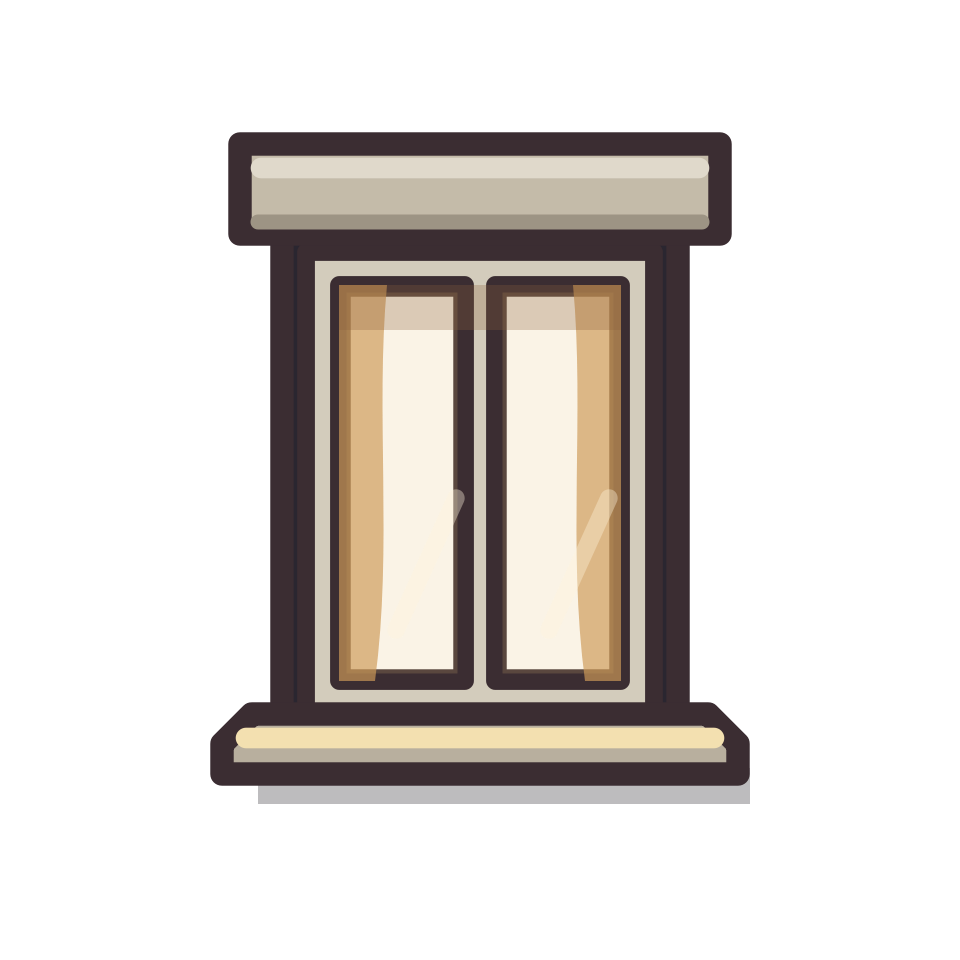
#> input picture tools/trailer/window/apartment-window-frame.png, 960 x 960 px
$ python art-rulers.py trailer/window/apartment-window-frame.png out.png --scale 1.0
#> lines starting #> are read from the running program, lines starting #| are printed output that depends on the picture
#> in main, picture is the input picture: PIL image 960x960 RGBA; mean R, G, B, A 46.4, 39.7, 32.6, 68.6
#!/usr/bin/env python3
"""Puts rulers in asset units around a rendered picture, so a position is read off it, not guessed.

The picture is an SVG rendered at a scale (tools/svg-preview.sh renders it and calls this), so one
asset unit, a user unit of the SVG's own coordinates, is `scale` pixels. The output is the picture
over a neutral flat background (so transparency is readable) inside a margin that carries a ruler
along the top and the left edge: a labelled tick at every nice step, small ticks between, and
with --grid a faint line across the picture at each labelled step. The picture's own pixels are
never covered by a ruler.

  tools/art-rulers.py --scale 3 --grid sprite@3x.png sprite@3x-rulers.png
"""

from __future__ import annotations

import argparse
import sys
from pathlib import Path

from PIL import Image, ImageDraw, ImageFont

MARGIN_LEFT = 44
MARGIN_TOP = 24
MIN_LABEL_GAP = 36
"""Pixels between two labelled ticks, at the least, so labels never touch."""
STEPS = (1, 2, 5)
INK = (20, 20, 20, 255)
PAPER = (236, 236, 236, 255)


def tick_step(scale: float) -> int:
    """The smallest 1/2/5 x 10^n number of asset units whose ticks are MIN_LABEL_GAP pixels apart."""
    magnitude = 1
    while True:
        for base in STEPS:
            step = base * magnitude
            if step * scale >= MIN_LABEL_GAP:
                return step
        magnitude *= 10


def minor_step(step: int, scale: float) -> int | None:
    """The unit between small ticks, a fifth or a half of the labelled step, or None if too dense."""
    for divisor in (5, 2):
        if step % divisor == 0 and step // divisor * scale >= 6:
            return step // divisor
    return None


def with_rulers(picture: Image.Image, scale: float, background: tuple[int, int, int], grid: bool) -> Image.Image:
    """The ruled sheet: margin, rulers, and the picture composited over the background."""
#> called with scale = 1, background = (138, 138, 138), grid = False
    width, height = picture.size
#> width = 960; height = 960
    sheet = Image.new("RGBA", (MARGIN_LEFT + width, MARGIN_TOP + height), PAPER)
    ground = Image.new("RGBA", (width, height), (*background, 255))
    ground.alpha_composite(picture.convert("RGBA"))
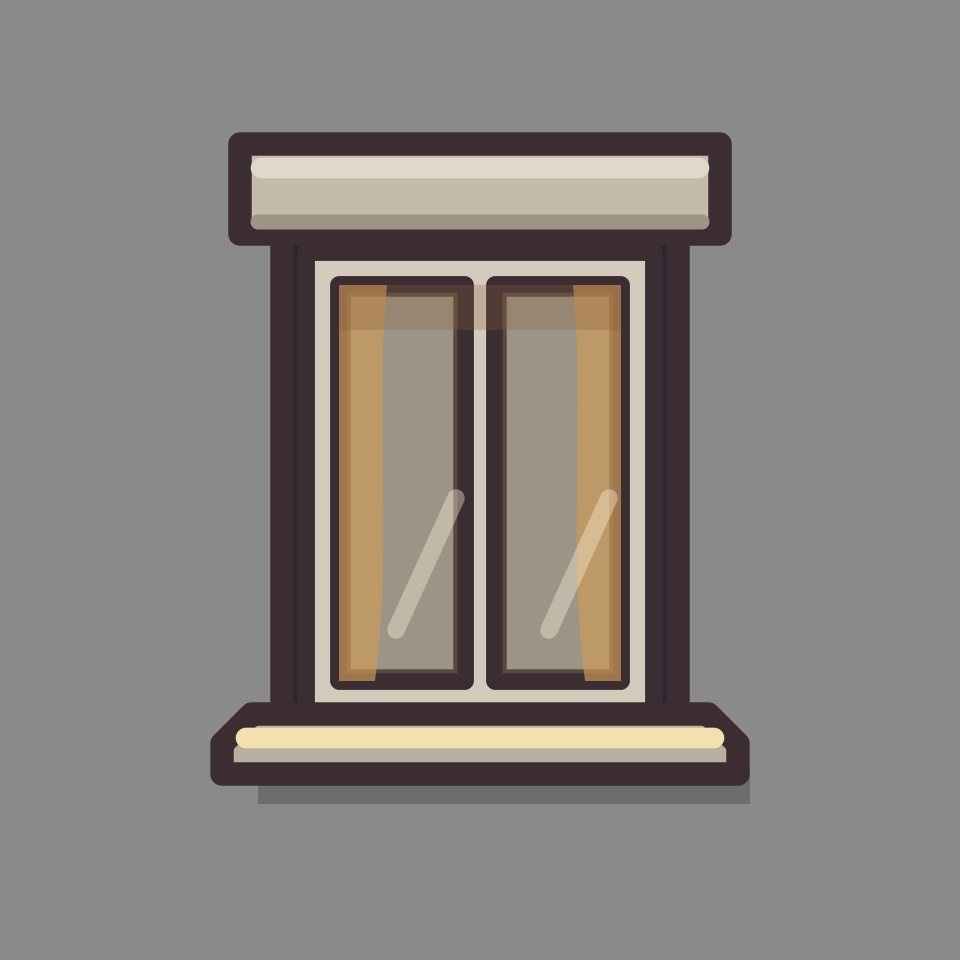
#> ground: PIL image 960x960 RGBA; mean R, G, B, A 135.5, 130.9, 127.2, 255
    sheet.paste(ground, (MARGIN_LEFT, MARGIN_TOP))
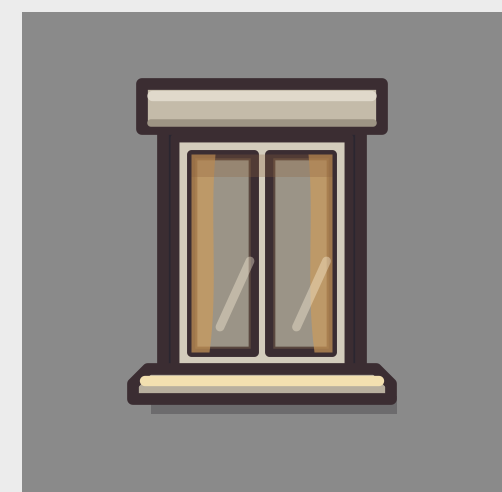
#> sheet: PIL image 1004x984 RGBA (shown at 1/2 size); mean R, G, B, A 142.2, 137.9, 134.5, 255
    draw = ImageDraw.Draw(sheet, "RGBA")
    font = ImageFont.load_default(11)
    step = tick_step(scale)
    small = minor_step(step, scale)
    for axis, length in (("x", width), ("y", height)):
        units = int(length / scale) + 1
        for unit in range(0, units + 1):
            offset = round(unit * scale)
            if offset > length:
                break
            labelled = unit % step == 0
            if not labelled and not (small and unit % small == 0):
                continue
            size = 10 if labelled else 4
            if axis == "x":
                at = MARGIN_LEFT + offset
                draw.line((at, MARGIN_TOP - size, at, MARGIN_TOP - 1), fill=INK)
                if labelled:
                    draw.text((at + 2, 1), str(unit), fill=INK, font=font)
                    if grid:
                        draw.line((at, MARGIN_TOP, at, MARGIN_TOP + height), fill=(0, 0, 0, 70))
            else:
                at = MARGIN_TOP + offset
                draw.line((MARGIN_LEFT - size, at, MARGIN_LEFT - 1, at), fill=INK)
                if labelled:
                    draw.text((2, at + 1), str(unit), fill=INK, font=font)
                    if grid:
                        draw.line((MARGIN_LEFT, at, MARGIN_LEFT + width, at), fill=(0, 0, 0, 70))
    return sheet


def parse_colour(text: str) -> tuple[int, int, int]:
    word = text.lstrip("#")
    if len(word) != 6 or any(c not in "0123456789abcdefABCDEF" for c in word):
        raise argparse.ArgumentTypeError(f"not a six-digit hex colour: {text!r}")
    return int(word[0:2], 16), int(word[2:4], 16), int(word[4:6], 16)


def build_parser() -> argparse.ArgumentParser:
    parser = argparse.ArgumentParser(
        description=__doc__,
        formatter_class=argparse.RawDescriptionHelpFormatter,
        epilog="example: tools/art-rulers.py --scale 3 --grid sprite@3x.png sprite@3x-rulers.png",
    )
    parser.add_argument("source", type=Path, help="the rendered PNG")
    parser.add_argument("destination", type=Path, help="the PNG to write (a new file; never the source)")
    parser.add_argument("--scale", type=float, required=True, help="pixels per asset unit the picture was rendered at")
    parser.add_argument("--grid", action="store_true", help="a faint line across the picture at each labelled step")
    parser.add_argument(
        "--background", type=parse_colour, default=(138, 138, 138), help="hex colour under transparency"
    )
    return parser


def main(argv: list[str] | None = None) -> int:
    parser = build_parser()
    args = parser.parse_args(argv)
    problems = []
    if args.scale <= 0:
        problems.append("--scale must be positive")
    if not args.source.is_file():
        problems.append(f"{args.source}: no such file")
    if args.destination.resolve() == args.source.resolve():
        problems.append("the destination is the source: write the ruled picture to a new file")
    if problems:
        print("\n".join(problems), file=sys.stderr)
        parser.print_usage(sys.stderr)
        return 2
    with Image.open(args.source) as picture:
        sheet = with_rulers(picture, args.scale, args.background, args.grid)
    args.destination.parent.mkdir(parents=True, exist_ok=True)
    sheet.save(args.destination)
    print(f"{args.destination}: {sheet.width}x{sheet.height}, a tick every {tick_step(args.scale)} units")
#| out.png: 1004x984, a tick every 50 units
    return 0


if __name__ == "__main__":
    sys.exit(main())
#> (the program exits here)

$ run again, on tools/trailer/window/mother-carrying-front-b.png
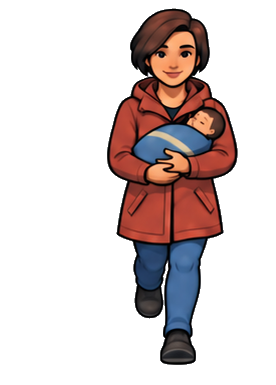
#> input picture tools/trailer/window/mother-carrying-front-b.png, 276 x 385 px
#> in main, picture is the input picture: PIL image 276x385 RGBA; mean R, G, B, A 216.6, 205.2, 204.3, 67.4
#> in with_rulers, `ground.alpha_composite(picture.convert("RGBA"))`:
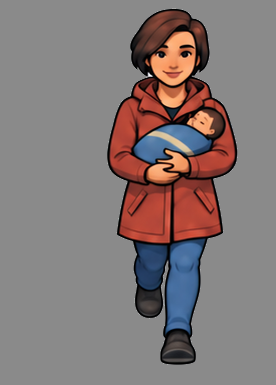
#> ground: PIL image 276x385 RGBA; mean R, G, B, A 131.6, 120.2, 119.3, 255
#> in with_rulers, `sheet.paste(ground, (MARGIN_LEFT, MARGIN_TOP))`:
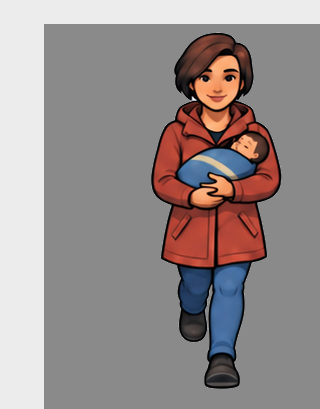
#> sheet: PIL image 320x409 RGBA; mean R, G, B, A 151.2, 142, 141.3, 255
#| out.png: 320x409, a tick every 50 units
